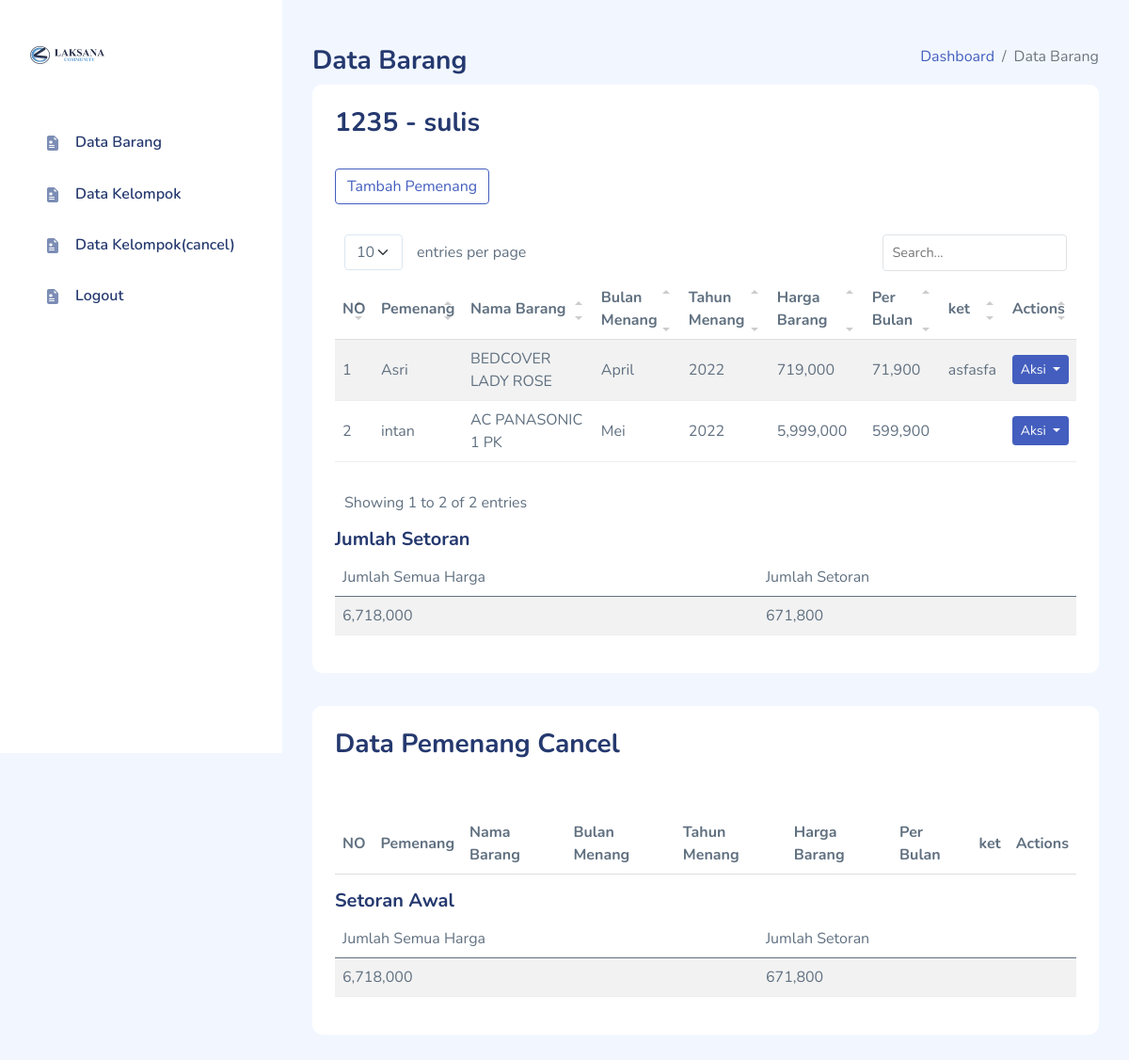
Screenshot of /index.php?call=dist/detailkelompok.php&idkel=1235 (signed in) with the database file from the repository.
### tables this page shows
CREATE TABLE `kelompok` (
  `idkel` int(20) NOT NULL,
  `ketuakel` varchar(50) NOT NULL,
  `kota` varchar(40) NOT NULL,
  `bulanr` enum('Januari','Februari','Maret','April','Mei','Juni','Juli','Agustus','September','Oktober','November','Desember') NOT NULL,
  `periode` enum('5','10') NOT NULL,
  `ket` text NOT NULL,
  `cancel` tinyint(1) NOT NULL
);

CREATE TABLE `pemenangkel` (
  `idpem` int(20) NOT NULL,
  `idkel` int(20) NOT NULL,
  `pemenang` varchar(50) NOT NULL,
  `bulan` enum('Januari','Februari','Maret','April','Mei','Juni','Juli','Agustus','September','Oktober','November','Desember') NOT NULL,
  `tahun` year(4) NOT NULL,
  `kode` varchar(40) NOT NULL,
  `sjh` tinyint(1) NOT NULL,
  `beres` tinyint(1) NOT NULL,
  `tanggalk` date NOT NULL,
  `ketp` text NOT NULL,
  `cancelp` tinyint(1) NOT NULL,
  `pem_beres` tinyint(1) NOT NULL
);

CREATE TABLE `barang` (
  `kode` varchar(20) NOT NULL,
  `nbarang` varchar(50) NOT NULL,
  `hbarang` int(50) NOT NULL,
  `stock` int(100) NOT NULL,
  `ket` text NOT NULL
);

### dist/detailkelompok.php (the view, shortened to what this page needs)
<?php
require'cek.php';
?>
<div class="page-heading">
                <div class="page-title">
                    <div class="row">
                        <div class="col-12 col-md-6 order-md-1 order-last">
                            <h3>Data Barang</h3>
                        </div>
                        <div class="col-12 col-md-6 order-md-2 order-first">
                            <nav aria-label="breadcrumb" class="breadcrumb-header float-start float-lg-end">
                                <ol class="breadcrumb">
                                    <li class="breadcrumb-item"><a href=>Dashboard</a></li>
                                    <li class="breadcrumb-item active" aria-current="page">Data Barang</li>
                                </ol>
                            </nav>
                        </div>
                    </div>
                </div>
								<?php
								$idkel = $_GET['idkel'];
										$ambilsemuadatabarang = mysqli_query($conn, "select * from kelompok
										where idkel='$idkel' ");
										while ($data = mysqli_fetch_array($ambilsemuadatabarang)){
											$idkel = $data['idkel'];
											$ketuakel = $data['ketuakel'];
								?>
                <section class="section">
                    <div class="card">
                        <div class="card-header">
										<h3><?=$idkel;?>  -  <?=$ketuakel;?></h3></br> <?php } ?>
							<button type="button" class="btn btn-outline-primary" data-bs-toggle="modal" data-bs-target="#tambahform">Tambah Pemenang</button>
                        </div>
                        <div class="card-body">
                            <table class="table table-striped" id="table1">
                                <thead>
                                    <tr>
                                        <th>NO</th>
                                        <th>Pemenang</th>
                                        <th>Nama Barang</th>
                                        <th>Bulan Menang</th>
										<th>Tahun Menang</th>
										<th>Harga Barang</th>
										<th>Per Bulan</th>
										<th>ket</th>
                                        <th>Actions</th>
                                    </tr>
                                </thead>
                                <tbody>
								<?php
										$ambilsemuadatabarang = mysqli_query($conn, "select * from pemenangkel p, kelompok k, barang b
										where p.idkel='$idkel' and k.idkel = p.idkel and b.kode = p.kode and p.cancelp = '0'  ");
										$i = 1;
										while ($data = mysqli_fetch_array($ambilsemuadatabarang)){
											$idkel = $data['idkel'];
											$pemenang = $data['pemenang'];
											$nbarang = $data['nbarang'];
											$hbarang = $data['hbarang'];
											$bulan = $data['bulan'];
											$tahun = $data['tahun'];
											$ket = $data['ketp'];
								?>
                                    <tr>
                                        <td><?=$i++;?></td>
										<td><?=$pemenang;?></td>
										<td><?=$nbarang;?></td>
										<td><?=$bulan;?></td>
										<td><?=$tahun;?></td>
										<td><?=number_format($hbarang,0,".",",");?></td>
										<td><?=number_format($hbarang/10,0,".",",");?></td>
										<td><?=$ket;?></td>
										<td>
														<button type="button"
                                                            class="btn btn-primary btn-sm dropdown-toggle"
                                                            data-bs-toggle="dropdown" aria-haspopup="true"
                                                            aria-expanded="false">
                                                            Aksi
                                                        </button>
										</td>
                                    </tr>
									<?php
										}
									?>
                                </tbody>
                            </table>
							<h5>Jumlah Setoran</h5>
							<table class="table table-striped" id="table1">
								<thead>
									<tr>
                                        <td>Jumlah Semua Harga</td>
										<td>Jumlah Setoran</td>
									</tr>
								</thead>
								<tbody>
								<?php
										$ambilsemuadatabarang = mysqli_query($conn, "SELECT periode,
													SUM(hbarang) as total
													FROM
													pemenangkel p, barang b, kelompok k
													WHERE
													p.idkel = '$idkel' and b.kode = p.kode and k.idkel = p.idkel and p.cancelp = '0' ");
										while ($data = mysqli_fetch_array($ambilsemuadatabarang)){
											$total = $data['total'];
											$periode = $data['periode'];
								?>
									<tr>
                                        <td><?=number_format($total,0,".",",");?></td>
										<td><?=number_format($total/$periode,0,".",",");?></td>
										<?php
										}
									?>
                                    </tr>
								</tbody>
							</table>
						</div>
					</div>
				</div>
				<section class="section">
                    <div class="card">
						<div class="card-header">
										<h3>Data Pemenang Cancel</h3></br>
                        </div>
						<div class="card-body">
							<table class="table table-striped" id="table1">
								<thead>
									<tr>
                                        <th>NO</th>
                                        <th>Pemenang</th>
                                        <th>Nama Barang</th>
                                        <th>Bulan Menang</th>
										<th>Tahun Menang</th>
										<th>Harga Barang</th>
										<th>Per Bulan</th>
										<th>ket</th>
                                        <th>Actions</th>
									</tr>
								</thead>
								<?php
										$idkel = $_GET['idkel'];
								?>
							</table>
							<h5>Setoran Awal</h5>
							<table class="table table-striped" id="table1">
								<thead>
									<tr>
                                        <td>Jumlah Semua Harga</td>
										<td>Jumlah Setoran</td>
									</tr>
								</thead>
								<tbody>
								<?php
										$ambilsemuadatabarang = mysqli_query($conn, "SELECT periode,
													SUM(hbarang) as total
													FROM
													pemenangkel p, barang b, kelompok k
													WHERE
													p.idkel = '$idkel' and b.kode = p.kode and k.idkel = p.idkel  ");
										while ($data = mysqli_fetch_array($ambilsemuadatabarang)){
											$total = $data['total'];
											$periode = $data['periode'];
								?>
									<tr>
                                        <td><?=number_format($total,0,".",",");?></td>
										<td><?=number_format($total/$periode,0,".",",");?></td>
										<?php
										}
									?>
                                    </tr>
								</tbody>
							</table>
                        </div>
                    </div>
                </section>
            </div>

### assets/css/app.css (style rules this page uses)
.btn.btn-danger,.btn.btn-info,.btn.btn-primary,.btn.btn-secondary,.btn.btn-success,.btn.btn-warning { color:#fff }
.card { margin-bottom:2.2rem;border:none }
.card .card-header { border:none }
.card .card-header~.card-body { padding-top:0 }
.card .card-body { padding:1.5rem }
.dropdown-toggle:after { color:#fff }
.dataTable-table td,.dataTable-table thead th,.table td,.table thead th { vertical-align:middle }
.dataTable-table:not(.table-borderless) thead th,.table:not(.table-borderless) thead th { border-bottom:1px solid #dedede!important }
.page-heading { margin:0 0 2rem }
.page-heading h3 { font-weight:700 }
a { text-decoration:none }

### rows the page displays
kelompok: idkel "1235", ketuakel "sulis"
pemenangkel: pemenang "Asri", barang.nbarang "BEDCOVER LADY ROSE", bulan "April", tahun "2022", barang.hbarang "719,000", barang.hbarang "71,900", ketp "asfasfa"
pemenangkel: pemenang "intan", barang.nbarang "AC PANASONIC 1 PK", bulan "Mei", tahun "2022", barang.hbarang "5,999,000", barang.hbarang "599,900"

### other values shown
$total "6,718,000"
$total/$periode "671,800"
